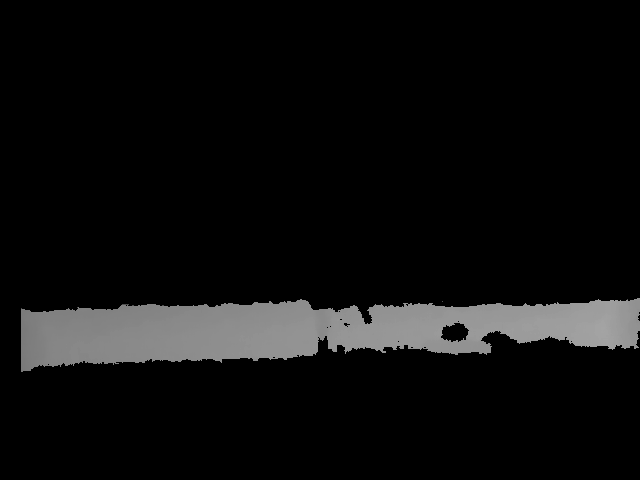
#> input picture 0-69_mask.png, 640 x 480 px, found by its file name
$ python volume_mask.py
#> lines starting #> are read from the running program, lines starting #| are printed output that depends on the picture; after the words box and inside, x2 and y2 are one past the last pixel; in counts of white or black regions, pixels touching at a corner belong together
import os
import imageio
import matplotlib.pyplot as plt
mask_path = '/home/ty/jishi/luggage_volume_predict'
mask_0 = imageio.imread(os.path.join(mask_path, '0-69_mask.png'))
#> mask_0 is the input picture: shape (480, 640); min 0, max 164, mean 13.6
mask_0 = mask_0 > 0
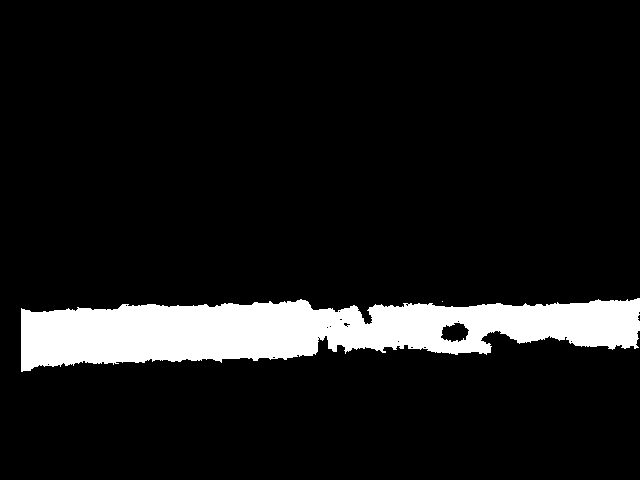
#> mask_0: shape (480, 640) bool; 9.5% white; 2 white regions (1 under 20 px), largest, box (x1, y1, x2, y2) and area: (21, 298, 640, 372) 29139
mask_70 = imageio.imread(os.path.join(mask_path, '70_mask.png'))
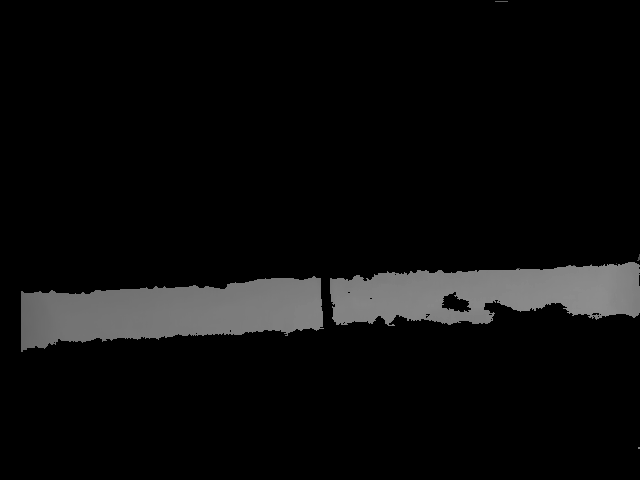
#> input picture 70_mask.png, 640 x 480 px, found by its file name
#> mask_70 is the input picture: shape (480, 640); min 0, max 142, mean 11.8
mask_70 = mask_70 > 0
#> mask_70: shape (480, 640) bool; 9.4% white; 6 white regions (4 under 20 px), largest, box (x1, y1, x2, y2) and area: (21, 276, 324, 352) 15178, (330, 262, 640, 326) 13807


depth_path = '/home/ty/baidunetdiskdownload/20191230_convert'
bottom_0 = imageio.imread(os.path.join(depth_path, 'Depth_0.bmp'))
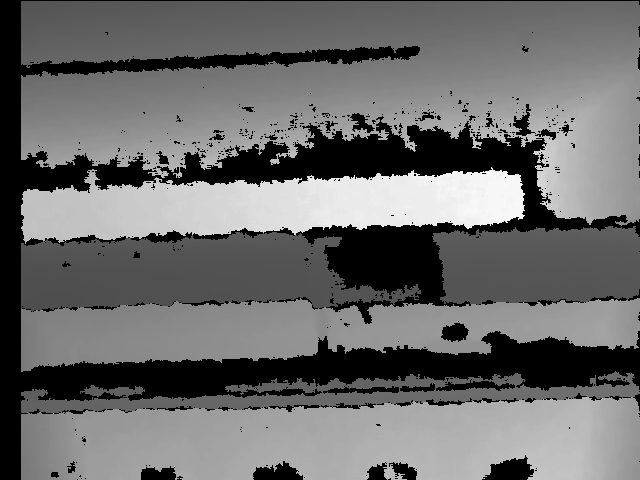
#> input picture config_data/Depth_0.bmp, 640 x 480 px, found by its file name
#> bottom_0 is the input picture: shape (480, 640); min 0, max 255, mean 107.1
bottom_0 = bottom_0*mask_0
bottom_70 = imageio.imread(os.path.join(depth_path, 'Depth_239.bmp'))
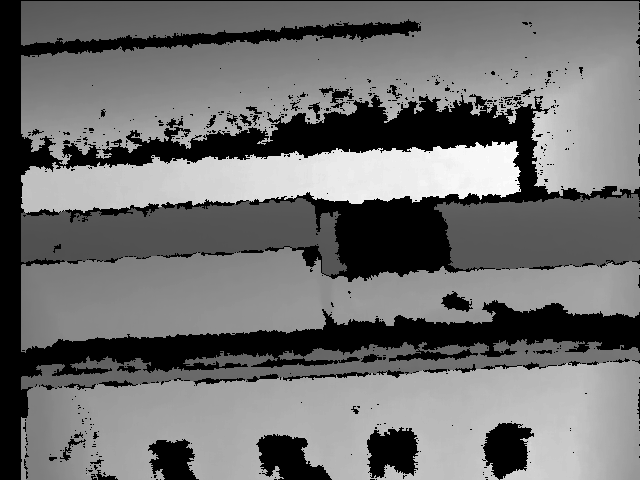
#> input picture config_data/Depth_239.bmp, 640 x 480 px, found by its file name
#> bottom_70 is the input picture: shape (480, 640); min 0, max 255, mean 111.8
bottom_70 = bottom_70*mask_70
top_0 = imageio.imread(os.path.join(depth_path, 'Depth_4.bmp'))
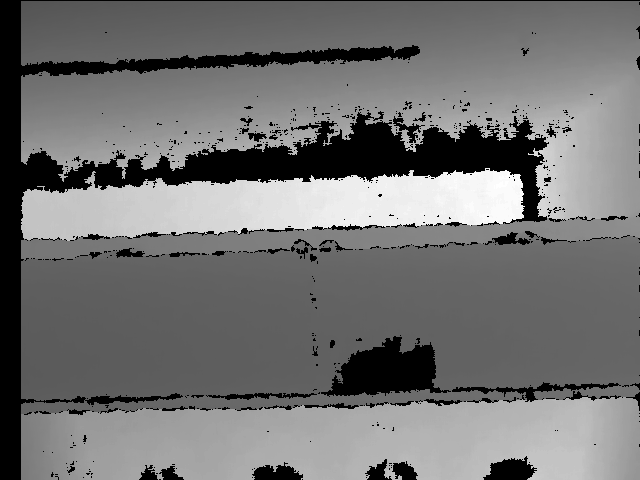
#> input picture config_data/Depth_4.bmp, 640 x 480 px, found by its file name
#> top_0 is the input picture: shape (480, 640); min 0, max 255, mean 113.9
top_0 = top_0*mask_0
top_70 = imageio.imread(os.path.join(depth_path, 'Depth_224.bmp'))
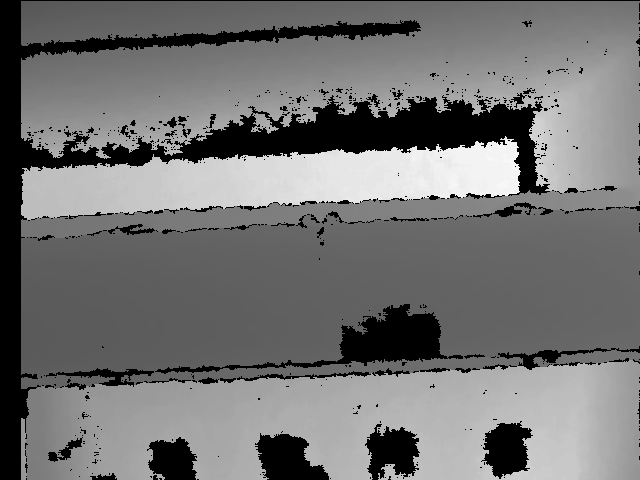
#> input picture config_data/Depth_224.bmp, 640 x 480 px, found by its file name
#> top_70 is the input picture: shape (480, 640); min 0, max 255, mean 114.6
top_70 = top_70*mask_70
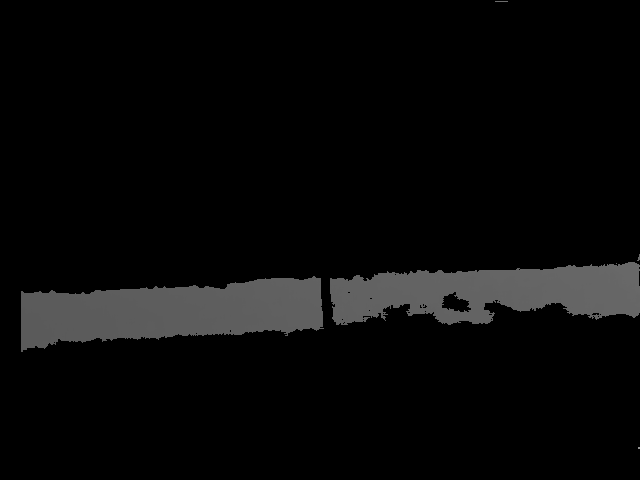
#> top_70: shape (480, 640); min 0, max 149, mean 8.9


#> (the run stopped early here; a loop or call above may not have finished)
